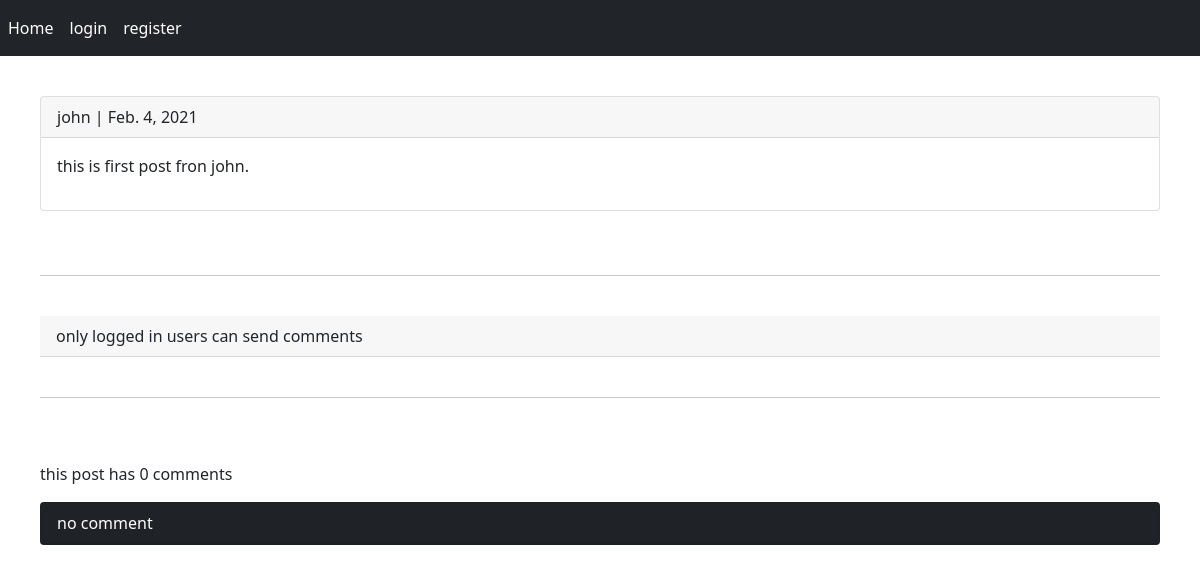
The page /2021/2/4/this-is-first-post-fron-john on the database as committed earlier.
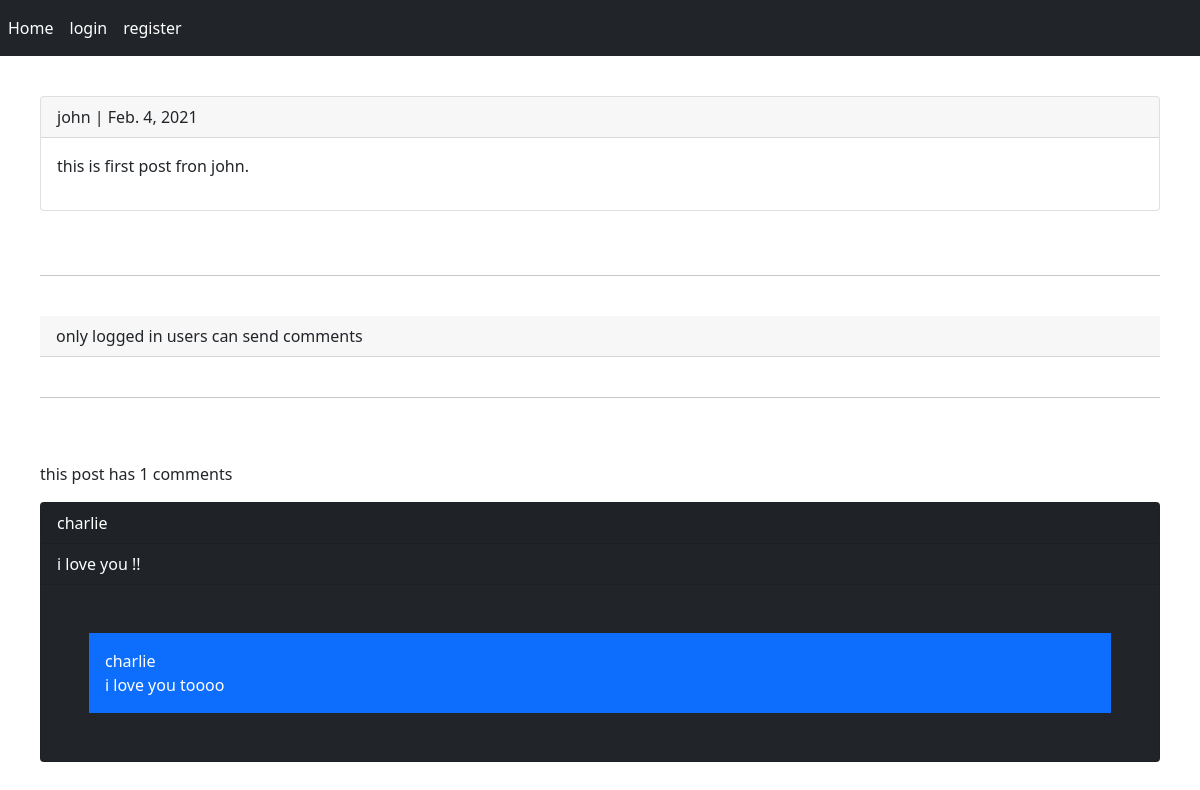
The same page on the database as committed later.
### posts/models.py (models this page shows, shortened)
class Post(models.Model):
    user = models.ForeignKey(User, on_delete=models.CASCADE)
    body = models.TextField(max_length=500)
    slug = models.SlugField(max_length=200)
    created = models.DateTimeField(auto_now_add=True)

class Comment(models.Model):
    user = models.ForeignKey(User, on_delete= models.CASCADE)
    post = models.ForeignKey(Post, on_delete= models.CASCADE)
    reply = models.ForeignKey('self', on_delete= models.CASCADE, null= True, blank=True, related_name='rcomment' )
    is_reply = models.BooleanField(default=False)
    body = models.TextField(max_length=500)
    created = models.DateTimeField(auto_now_add=True)
    class Meta:
        ordering = ('-created',)

### posts/views.py (the view)
# urls.py: path('<int:year>/<int:month>/<int:day>/<slug:slug>', views.post_detail, name='post_detail'),
def post_detail(request, year, month, day, slug):
    print(year, month, day, slug)
    post = get_object_or_404(Post, created__year = year, created__month = month, created__day = day, slug=slug)
    if request.method == 'POST':
        form = AddCommentForm(request.POST)
        if form.is_valid():
            new_comment = form.save(commit=False)
            new_comment.post = post
            new_comment.user = request.user
            new_comment.save()
            messages.success(request, 'your comment submitted successfully')
    else:
        form = AddCommentForm()
    comments = Comment.objects.filter(post = post, is_reply = False)
    count_comments = comments.count()
    context = {
        'form' : form,
        'post':post,
        'comments': comments,
        'count_comments' : count_comments
    }
    return render(request, 'posts/post_detail.html', context)

### templates/posts/post_detail.html (shortened to what this page needs)
{% extends 'base.html' %}
{% block content %}
    <div class="card ">
        <p class="card-header">{{ post.user }} | {{ post.created|date }}</p>
        <p class="card-body">{{ post.body }}</p>
    </div>
    <br /><br /><hr /><br />
    {% if request.user.is_authenticated %}
        <form action="" method="POST" class="col-md-6">
            {% csrf_token %}
            {{ form.as_p }}
            <input type="submit" value="Send Comment" class="btn btn-primary" />
        </form>
    {% else %}
        <p class="card-header">only logged in users can send comments</p>
    {% endif %}
    <br /><hr /><br /><br />
    <p>this post has {{ count_comments }} comments</p>
    {% for comment in comments %}
        <div class="card bg-dark text-white">
            <p class="card-header">{{ comment.user }}</p>
            <p class="card-header">{{ comment.body }}</p>
            {% for reply in comment.rcomment.all %}
                <p class="bg-primary text-white p-3 m-5" >{{ reply.user }} <br /> {{ reply.body }}</p>
            {% endfor %}
        </div>
        <br />
    {% empty %}
        <div class="card bg-dark text-white">
            <p class="card-header"> no comment </p>
        </div>
    {% endfor %}
{% endblock %}

### templates/base.html (shortened to what this page needs)
<!DOCTYPE html>
<html>
    <head>
        <link href="https://cdn.jsdelivr.net/npm/bootstrap@5.0.0-beta1/dist/css/bootstrap.min.css" rel="stylesheet">
    </head>
    <body>
        {% include 'inc/navbar.html' %}
        <div class="jumbotron p-3 m-4">
            {% block content %} {% endblock %}
        </div>
    </body>
</html>

### templates/inc/navbar.html
<nav class="navbar navbar-expand-lg navbar-dark bg-dark">
    <div class="navbar-nav">
        <a class="nav-link active" aria-current="page" href="{% url 'posts:all_posts' %}">Home</a>
        {% if request.user.is_authenticated %}
        <a class="nav-link active" aria-current="page" href="{% url 'account:logout' %}">logout</a>
        {% else %}
        <a class="nav-link active" aria-current="page" href="{% url 'account:login' %}">login</a>
        <a class="nav-link active" aria-current="page" href="{% url 'account:register' %}">register</a>
        {% endif %}
    </div>
</nav>

Rows that differ between the two databases and show on the page:
added Comment: user "charlie", body "i love you !!"
added Comment: user "charlie", body "i love you toooo"
Other text that changed with them:
{{ count_comments }}: "0" → "1"
text no longer shown: "no comment"
